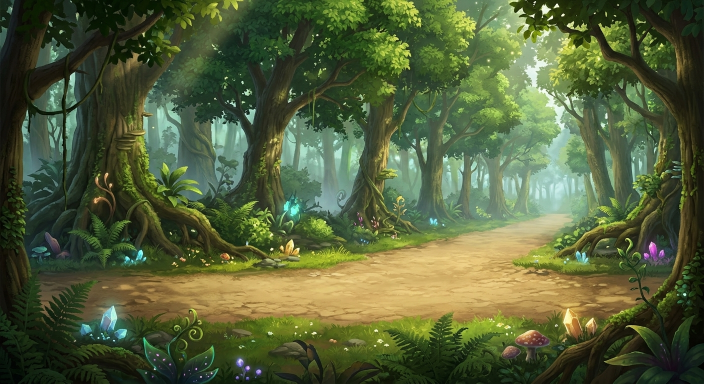
#> input picture backround image/maps forest.jpg, 1408 x 768 px, found by its file name (shown at 1/2 size)
$ python make_maps_loading.py
#> lines starting #> are read from the running program, lines starting #| are printed output that depends on the picture
"""Loading-screen slideshow = in-game maps only (owner, 20 Nov 2026: no heroes on the download screen).
Writes web_shell/loading/map_<key>.jpg and removes the old hero_*.webp / bg_<hero>.jpg slides.
Run: python3 tools/make_maps_loading.py   (then publish_web.sh copies web_shell/loading)"""
import glob, os
from PIL import Image
OUT = 'web_shell/loading'
MAPS = [  # key, file under 'backround image'
    ('forest', 'maps forest.jpg'), ('aqua', 'maps aqua.jpg'), ('dragonfire', 'new backround maps/dragon fire maps.jpg'),
    ('asgard', 'maps assgard.jpg'), ('frost', 'maps es.jpg'), ('bigtree', 'maps big tree world.jpg'),
    ('necro', 'new backround maps/necro maps.jpg'), ('galaxy', 'maps galaxy.jpg'), ('dino', 'new backround maps/dino maps.jpg'),
    ('outland', 'new backround maps/outland maps.jpg'),
]
for f in glob.glob(os.path.join(OUT, 'hero_*.webp')) + glob.glob(os.path.join(OUT, 'bg_*.jpg')):
    os.remove(f)
#> pass 2 of the loop `for f in glob.glob(os.path.join(OUT, 'hero_*.webp')) + glob.glob(os.pa..`:
#> pass 3 of the loop `for f in glob.glob(os.path.join(OUT, 'hero_*.webp')) + glob.glob(os.pa..`:
for key, src in MAPS:
    im = Image.open(os.path.join('backround image', src)).convert('RGB')
#> im is the input picture: PIL image 1408x768 RGB; mean R, G, B 83.9, 96, 58.3
    im = im.resize((1280, round(im.height * 1280 / im.width)), Image.Resampling.LANCZOS)
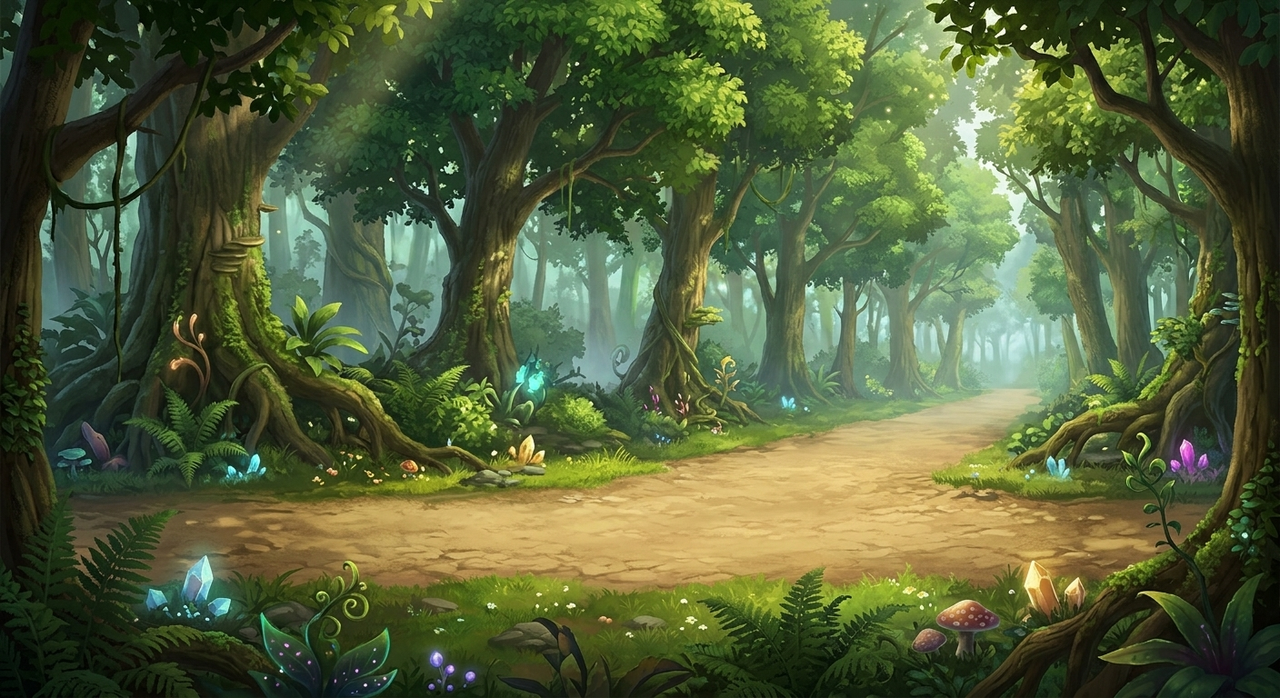
#> im: PIL image 1280x698 RGB; mean R, G, B 83.9, 96, 58.3
    im.save(os.path.join(OUT, 'map_%s.jpg' % key), quality=74, optimize=True, progressive=True)
#> pass 2 of the loop `for key, src in MAPS:`:
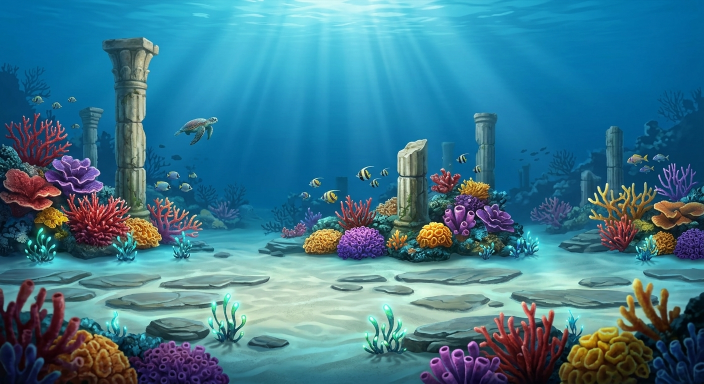
#> input picture backround image/maps aqua.jpg, 1408 x 768 px, found by its file name (shown at 1/2 size)
#> im is the input picture: PIL image 1408x768 RGB; mean R, G, B 61.6, 121.1, 141.3
#> `im = im.resize((1280, round(im.height * 1280 / im.width)), Image.Resam..`:
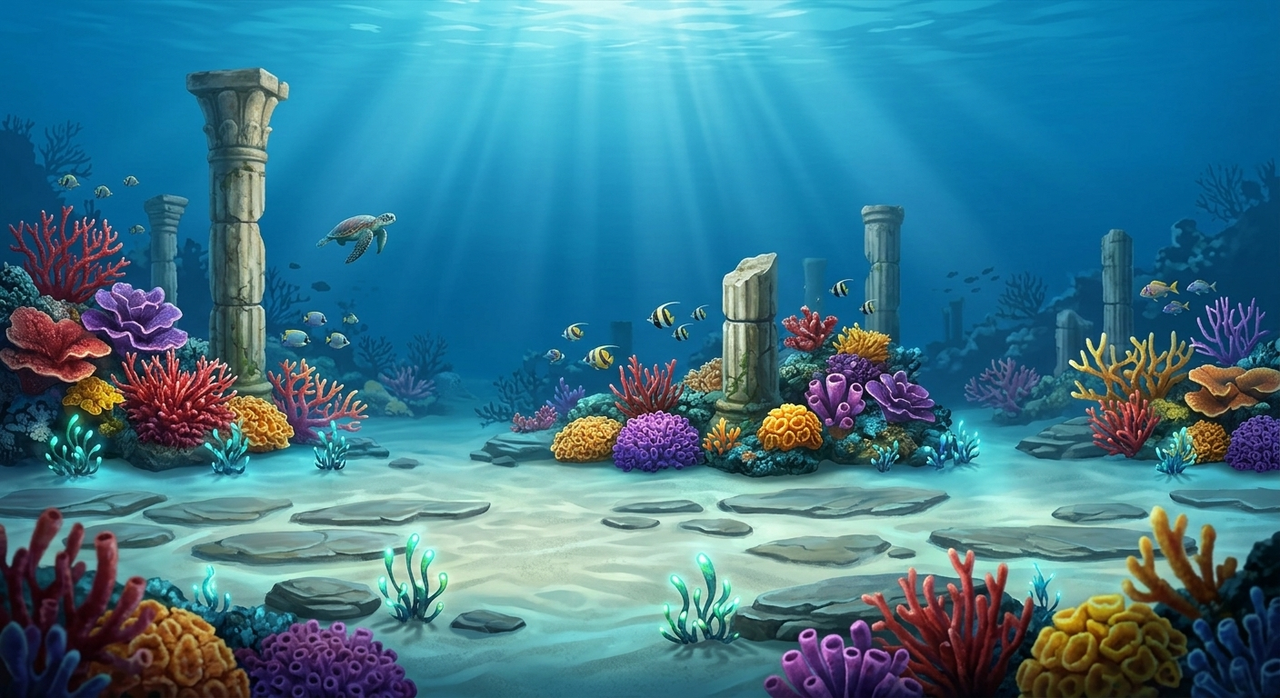
#> im: PIL image 1280x698 RGB; mean R, G, B 61.6, 121.1, 141.3
#> pass 3 of the loop `for key, src in MAPS:`:
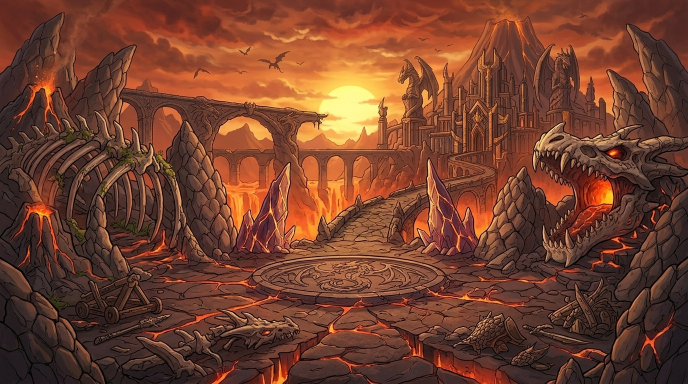
#> input picture backround image/new backround maps/dragon fire maps.jpg, 1376 x 768 px, found by its file name (shown at 1/2 size)
#> im is the input picture: PIL image 1376x768 RGB; mean R, G, B 115.1, 64.4, 45.6
#> `im = im.resize((1280, round(im.height * 1280 / im.width)), Image.Resam..`:
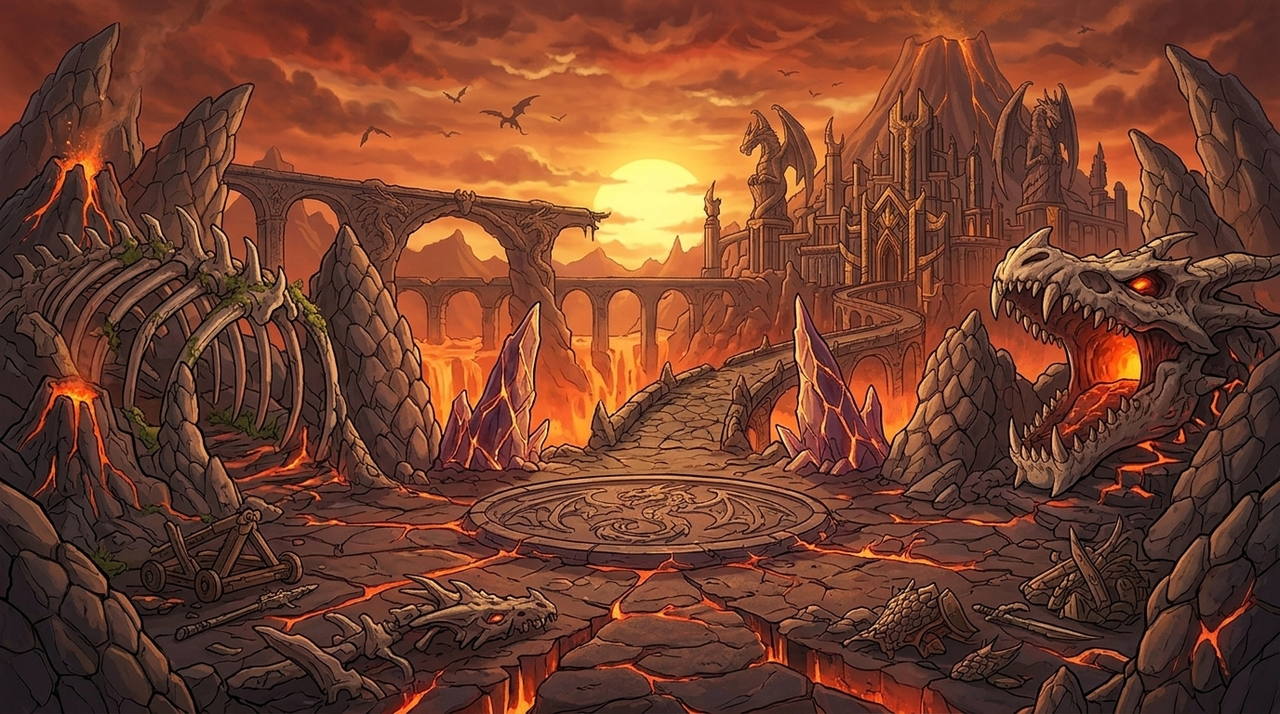
#> im: PIL image 1280x714 RGB; mean R, G, B 115, 64.5, 45.7
#> (the run stopped early here; a loop or call above may not have finished)
